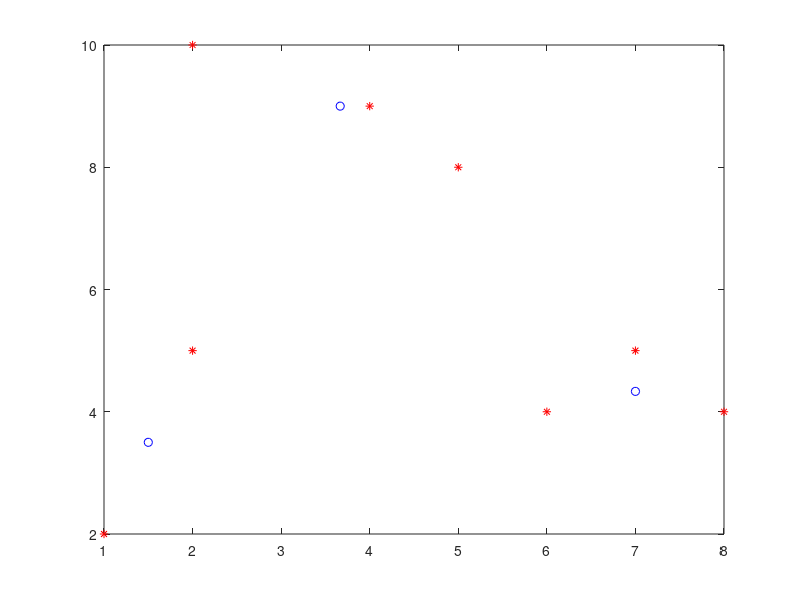

Here is the MATLAB script that generated this plot:
% 
% n=50;
% 
% mu = [2 3];
% SIGMA = [1 0; 0 2];
% r = mvnrnd(mu,SIGMA,n);
% plot(r(:,1),r(:,2),'*');
% hold on;
% 
% mu = [7 8];
% SIGMA = [ 1 0; 0 2];
% r2 = mvnrnd(mu,SIGMA,n);
% plot(r2(:,1),r2(:,2),'*')
% hold on;
% 
% mu = [10 20];
% SIGMA = [ 1 0; 0 2];
% r3 = mvnrnd(mu,SIGMA,n);
% plot(r3(:,1),r3(:,2),'*')
% hold on;
% 
% mu = [5 30];
% SIGMA = [ 1 0; 0 2];
% r4 = mvnrnd(mu,SIGMA,n);
% plot(r4(:,1),r4(:,2),'*')
% hold on;
% 
% mu = [2.5 18];
% SIGMA = [ 1 0; 0 2];
% r5 = mvnrnd(mu,SIGMA,n);
% plot(r5(:,1),r5(:,2),'*')
% hold on;


time=0;
k=3;
x=[2,10;2,5;8,4;5,8;7,5;6,4;1,2;4,9];
z=[2,5; 7,5; 4,9];
z1=zeros(k,2);
while time<=1000
    count=zeros(k,1);  %%%????????????????
    allsum=zeros(k,2);  %%%???????????????????????????
    num=[];  %%%%??????????????
    temp=[];   %%%%???????????????????????
    sum(1,1)=0;
    for i=1:size(x,1)
        for j=1:k
        temp(j,1)=sqrt((z(j,1)-x(i,1)).^2+(z(j,2)-x(i,2)).^2);%?i????j????????
        temp(j,2)=j;
        end
        temp=sortrows(temp,1);   %??temp?????????
        c=temp(1,2);        %%%??????????????
        if temp(k,1)>sum(1,1)   %%%?????????????
            sum(1,1)=temp(k,1);
            sum(1,2)=temp(k,2); %%%????????
        end
        count(c)=count(c)+1;    %%%????????????1
        num(c,count(c))=i;
        allsum(c,1)=allsum(c,1)+x(i,1); %%%??????????????????
        allsum(c,2)=allsum(c,2)+x(i,2); %%%??????????????????
    end
    for i=1:k
        if count(i)~=0
    z1(i,1)=allsum(i,1)./count(i);  %%%???????????????/????????????????
    z1(i,2)=allsum(i,2)./count(i);
        else %%%????????????????
            z1(i,1)=x(sum(1,2),1);
            z1(i,2)=x(sum(1,2),2);
        end
    end
% z1(:,1)=allsum(:,1)./count(:);
% z1(:,2)=allsum(:,2)./count(:);
    if (z==z1)%%%???????
        break;
    else
       z=z1;
    end
    time=time+1;
end
plot(x(:,1),x(:,2),'r*');
hold on;
plot(z1(:,1),z1(:,2),'bo');

